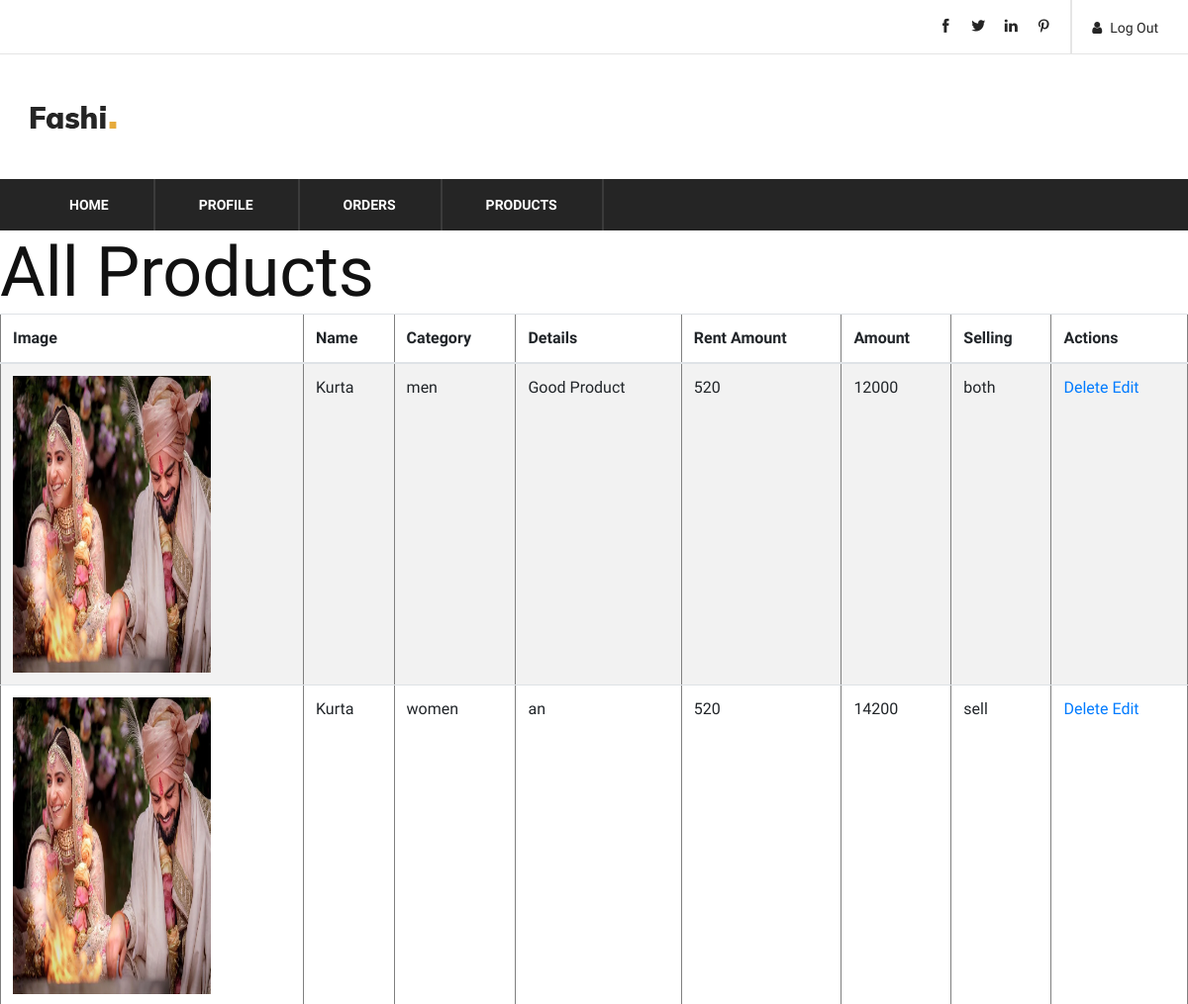
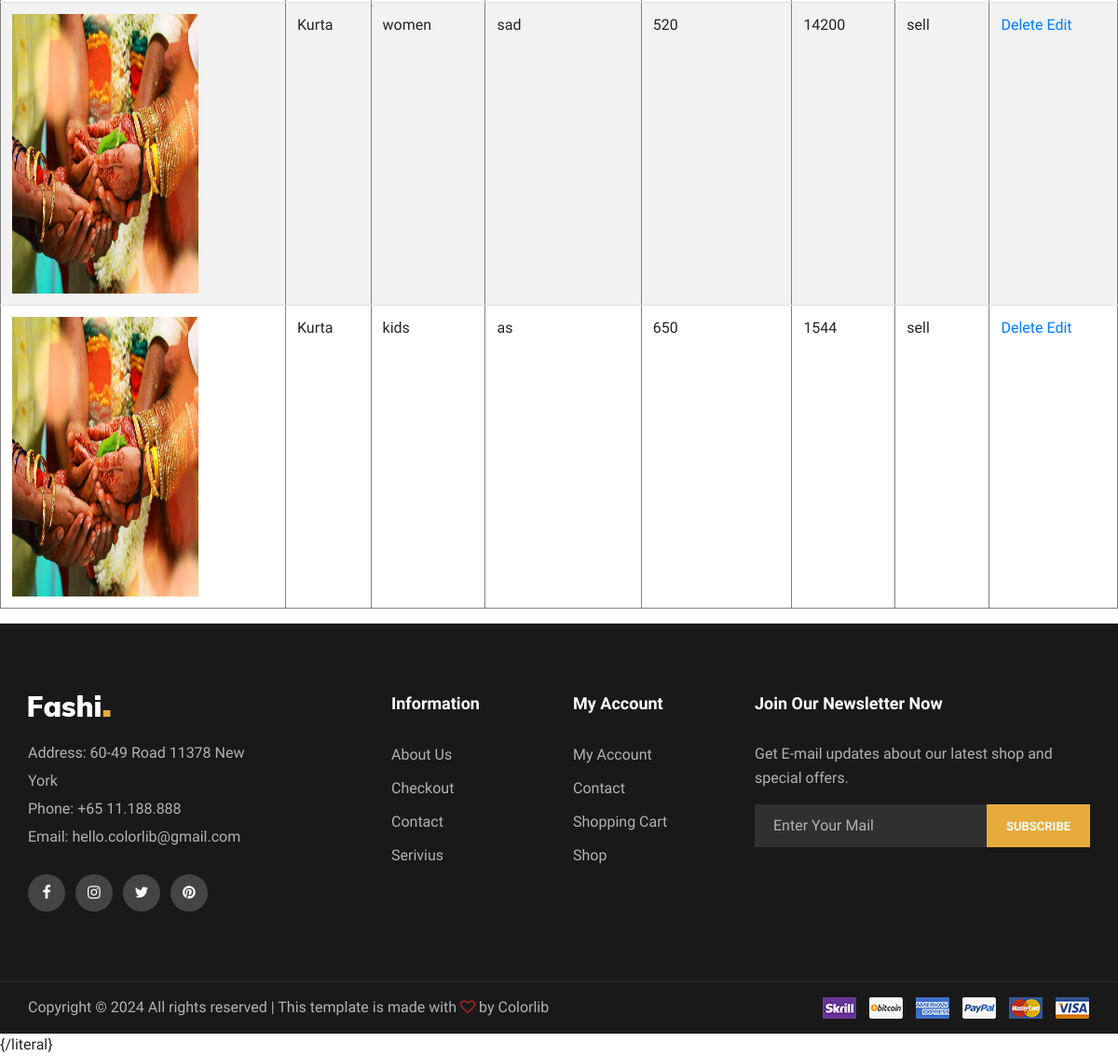
/view_products/ (signed in), run on the app's committed database (2 pictures, top to bottom).
### myapp/models.py (models this page shows)
class Product(models.Model):
    category = models.CharField(max_length=20)
    name = models.CharField(max_length=20)
    image = models.FileField(upload_to='images/',max_length=250,null=True,default=None)
    details = models.CharField(max_length=60)
    rentamt = models.IntegerField()
    amount = models.IntegerField()
    loginid = models.IntegerField()
    selling = models.CharField(max_length=10)

### myapp/views.py (the view)
# urls.py: path('view_products/', views.view_products, name='view_products'),
def view_products(request):
    if 'shop_id' in request.session:
        shop_id = request.session.get('shop_id')
        products = Product.objects.filter(loginid=shop_id)
        return render(request, 'view_product.html', {'products': products})
    else:
        return redirect('login')

### myapp/templates/view_product.html
{% extends "shopheader.html" %}
{% block content %}
<h1>All Products</h1>
<table border="1" class="table table-striped">
  <thead>
    <tr>
      <th>Image</th>
      <th>Name</th>
      <th>Category</th>
      <th>Details</th>
      <th>Rent Amount</th>
      <th>Amount</th>
      <th>Selling</th>
      <th>Actions</th>
    </tr>
  </thead>
  <tbody>
    {% for product in products %}
    <tr>
        <td><img src="/media/{{ product.image }}" height="300px" width="200px"></td>
        <td>{{ product.name }}</td>
        <td>{{ product.category }}</td>
        <td>{{ product.details }}</td>
        <td>{{ product.rentamt }}</td>
        <td>{{ product.amount }}</td>
        <td>{{ product.selling }}</td>
        <td>
          <a href="{% url 'delete_product' product.id %}">Delete</a>
          <a href="{% url 'edit_product' product.id %}">Edit</a>
        </td>
    </tr>
    {% endfor %}
  </tbody>
</table>
{% endblock %}

### myapp/static/user2/css/style.css (style rules this page uses)
html, body { height: 100%; font-family: "Muli", sans-serif; -webkit-font-smoothing: antialiased; font-smoothing: antialiased; }
h1, h2, h3, h4, h5, h6 { margin: 0; color: #111111; font-weight: 400; font-family: "Muli", sans-serif; }
h1 { font-size: 70px; }
img { max-width: 100%; }

### data on the page
Product: image (picture), name "Kurta", category "men", details "Good Product", rentamt "520", amount "12000", selling "both"
Product: image (picture), name "Kurta", category "women", details "an", rentamt "520", amount "14200", selling "sell"
Product: image (picture), name "Kurta", category "women", details "sad", rentamt "520", amount "14200", selling "sell"
Product: image (picture), name "Kurta", category "kids", details "as", rentamt "650", amount "1544", selling "sell"
